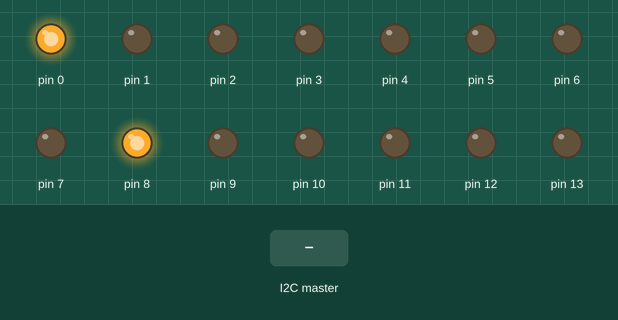
This sketch was run on a simulated Arduino Uno, built with avr-gcc and run on an emulated ATmega328P. Shown: output pins drawn as LEDs (lit = HIGH). Inputs (shaded band) come from the test bench.

Above: at 1.2 s.
1.3 s: the I2C master sends the byte 1
At 1.7 s:
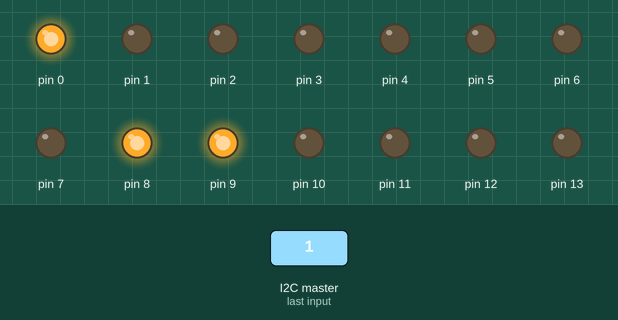
2.8 s: the I2C master sends the byte 2
At 4.1 s:
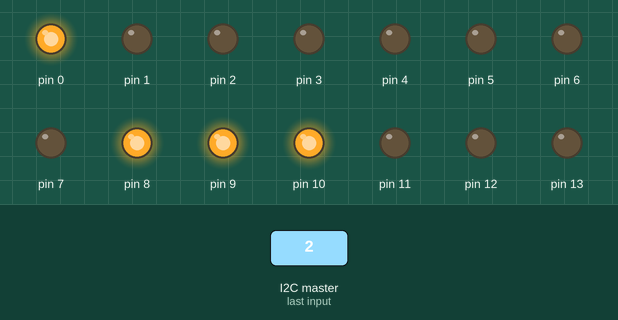
Timing chart, 0 to 5.8 s (numbered marks = the images above; inputs shaded):
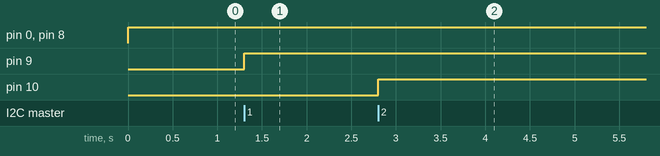

The sketch:

slave.ino
```cpp
#include<Wire.h>
int counter = 0;
int k = 7;
void Receiv_Event(){
  while(Wire.available()){
    counter=Wire.read();
    }
  }
void setup() {

for (int i=0;i<16;i++){
  pinMode(i,OUTPUT);
  }
  Wire.begin(0x56);
  Wire.onReceive(Receiv_Event);
}

void loop() {


  DOT8x8(0,counter);
}
void DOT8x8(int a,int b){
for(int i=0;i<8;i++){

  if(i==a){
    digitalWrite(i,HIGH);
    }

    if(i==b){
    digitalWrite(i+8,HIGH);
    }
  }
}
```

Measured:
- after the input at 1.3 s, pin 9: LOW → HIGH at once
- after the input at 2.8 s, pin 10: LOW → HIGH at once
